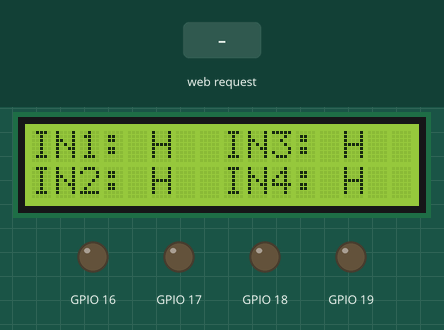
Recording of a sketch running on a simulated ESP32. Parts: 16×2 character LCD, output pins drawn as LEDs (lit = HIGH). The inputs (shaded band) are chosen by the test bench. WiFi joins after 1.5 s; servers stay silent unless stated; what the sketch prints to the serial monitor is not drawn.

Above: at 3.3 s.
3.4 s: HTTP request GET /IN1_on received
At 4.6 s:
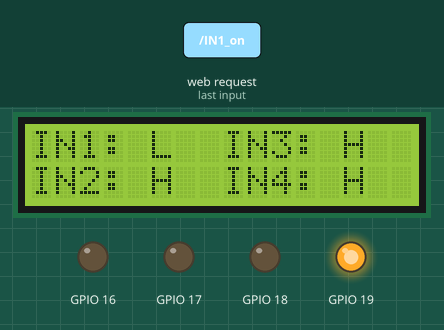
4.9 s: HTTP request GET /IN2_on received
At 5.7 s:
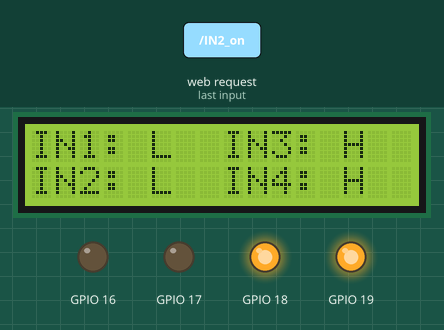
6.4 s: HTTP request GET /IN1_off received
At 7.2 s:
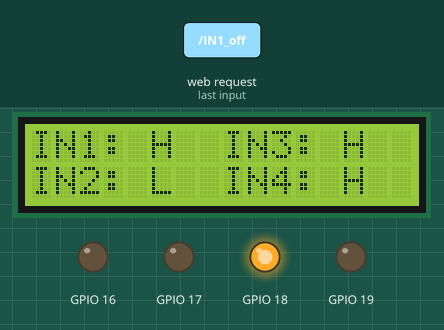
7.9 s: HTTP request GET /IN3_on received
At 8.4 s:
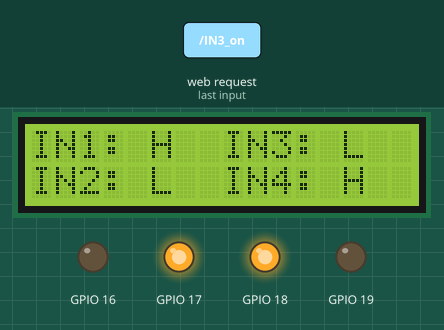
9.4 s: HTTP request GET /IN2_off received
At 10.6 s:
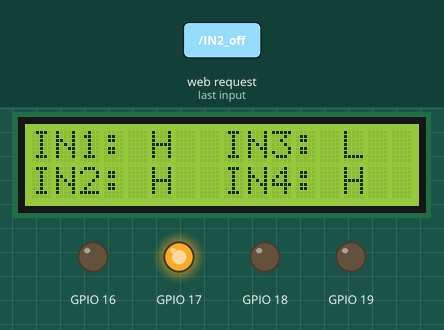
10.9 s: HTTP request GET /IN4_on received
At 11.3 s:
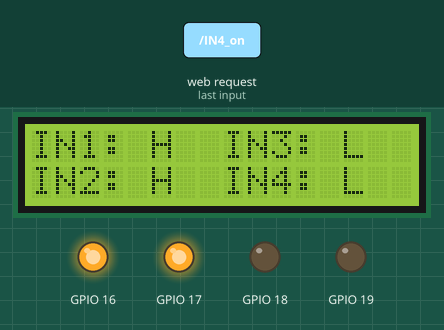
Timing chart, 0 to 13.4 s (numbered marks = the images above; inputs shaded):
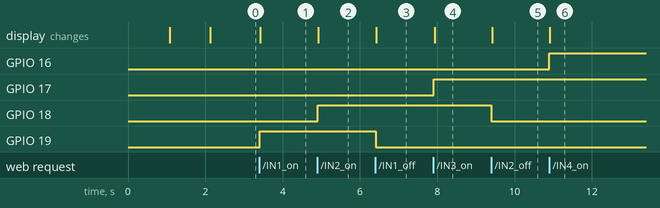

The sketch:

relay.ino
```cpp
#include <LiquidCrystal_I2C.h>
#include <ESPAsyncWebServer.h>
#include <Wifi.h>

LiquidCrystal_I2C lcd(0x27,16, 2);

const char* ssid= "wifinev";
const char* password = "wifijelszo";

AsyncWebServer server(80);  // Beállítjuk a szervert a 80-as portra

int relay1State = LOW;
int relay2State = LOW;
int relay3State = LOW;
int relay4State = LOW;

void setup() {

  pinMode(19, OUTPUT);
  pinMode(18, OUTPUT);
  pinMode(17, OUTPUT);
  pinMode(16, OUTPUT);

  Serial.begin(115200);
  WiFi.begin(ssid, password);
  lcd.init();
  lcd.backlight();

  while(WiFi.status() != WL_CONNECTED){           // Kapcsolódás a hálózathoz
    delay(1000);
    Serial.println("Kapcsolódás a hálózathoz...");
    lcd.setCursor(0,0);
    lcd.print("Kapcsolodas");
  }

  Serial.println("Kapcsolódva a hálózathoz!");
  Serial.print("AZ ESP32 Web szerver IP címe: ");
  Serial.println(WiFi.localIP());
  lcd.clear();
  lcd.setCursor(0,1);
  lcd.print("Kapcsolodva");

  server.on("/", HTTP_GET, [](AsyncWebServerRequest *request){
    String html = "<!DOCTYPE html><html><head><meta charset='UTF-8'>";
    html += "<title>Relay Vezérlés</title></head><body>";
    html += "<h1>IN1 " + String(relay1State == LOW ? "BE" : "KI") + "</h1>";
    html += "<a href=\"/IN1_on\"><button>KI</button></a>";
    html += "<a href=\"/IN1_off\"><button>BE</button></a>";
    html += "<h1>IN2 " + String(relay2State == LOW ? "BE" : "KI") + "</h1>";
    html += "<a href=\"/IN2_on\"><button>KI</button></a>";
    html += "<a href=\"/IN2_off\"><button>BE</button></a>";
    html += "<h1>IN3 " + String(relay3State == LOW ? "BE" : "KI") + "</h1>";
    html += "<a href=\"/IN3_on\"><button>KI</button></a>";
    html += "<a href=\"/IN3_off\"><button>BE</button></a>";
    html += "<h1>IN4 " + String(relay4State == LOW ? "BE" : "KI") + "</h1>";
    html += "<a href=\"/IN4_on\"><button>KI</button></a>";
    html += "<a href=\"/IN4_off\"><button>BE</button></a>";
    html += "</body></html>";
    request->send(200, "text/html", html);
  });

  server.on("/IN1_on", HTTP_GET, [](AsyncWebServerRequest *request){
    relay1State = HIGH;
    digitalWrite(19, HIGH);
    request->redirect("/");
  });
  server.on("/IN1_off", HTTP_GET, [](AsyncWebServerRequest *request){
    relay1State = LOW;
    digitalWrite(19, LOW);
    request->redirect("/");
  });

  server.on("/IN2_on", HTTP_GET, [](AsyncWebServerRequest *request){
    relay2State = HIGH;
    digitalWrite(18, HIGH);
    request->redirect("/");
  });
  server.on("/IN2_off", HTTP_GET, [](AsyncWebServerRequest *request){
    relay2State = LOW;
    digitalWrite(18, LOW);
    request->redirect("/");
  });

  server.on("/IN3_on", HTTP_GET, [](AsyncWebServerRequest *request){
    relay3State = HIGH;
    digitalWrite(17, HIGH);
    request->redirect("/");
  });
  server.on("/IN3_off", HTTP_GET, [](AsyncWebServerRequest *request){
    relay3State = LOW;
    digitalWrite(17, LOW);
    request->redirect("/");
  });

  server.on("/IN4_on", HTTP_GET, [](AsyncWebServerRequest *request){
    relay4State = HIGH;
    digitalWrite(16, HIGH);
    request->redirect("/");
  });
  server.on("/IN4_off", HTTP_GET, [](AsyncWebServerRequest *request){
    relay4State = LOW;
    digitalWrite(16, LOW);
    request->redirect("/");
  });

  server.begin();    // A szerver indítása
  lcd.clear();
}

void loop() {

  if(digitalRead(19)){
    lcd.setCursor(0,0);
    lcd.print("IN1: L");
  }
  else{
    lcd.setCursor(0,0);
    lcd.print("IN1: H");
  }
  if(digitalRead(18)){
    lcd.setCursor(0,1);
    lcd.print("IN2: L");
  }
  else{
    lcd.setCursor(0,1);
    lcd.print("IN2: H");
  }
  if(digitalRead(17)){
    lcd.setCursor(8,0);
    lcd.print("IN3: L");
  }
  else{
    lcd.setCursor(8,0);
    lcd.print("IN3: H");
  }
  if(digitalRead(16)){
    lcd.setCursor(8,1);
    lcd.print("IN4: L");
  }
  else{
    lcd.setCursor(8,1);
    lcd.print("IN4: H");
  }
}
```

Measured:
- after the input at 3.4 s, GPIO 19: LOW → HIGH at once; the display: changes at once (image 1)
- after the input at 4.9 s, GPIO 18: LOW → HIGH at once; the display: changes at once (image 2)
- after the input at 6.4 s, GPIO 19: HIGH → LOW at once; the display: changes at once (image 3)
- after the input at 7.9 s, GPIO 17: LOW → HIGH at once; the display: changes at once (image 4)
- after the input at 9.4 s, GPIO 18: HIGH → LOW at once; the display: changes at once (image 5)
- after the input at 10.9 s, GPIO 16: LOW → HIGH at once; the display: changes at once (image 6)
